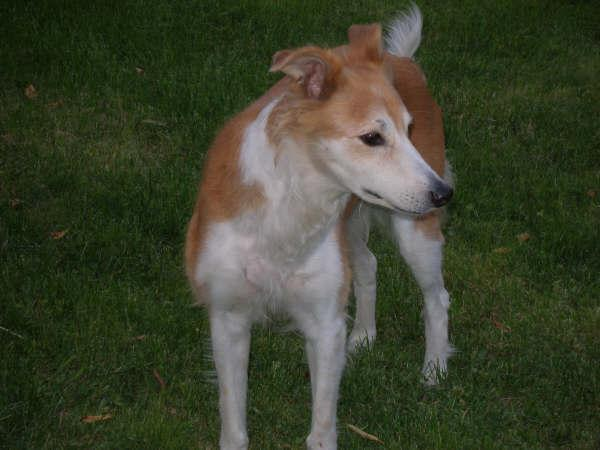
%> input picture 1/Dog.jpg, 600 x 450 px
$ octave image_histogram.m   (GNU Octave 9; MATLAB toolbox functions it lacks are replaced by stand-ins)
%> lines starting %> are read from the running program, lines starting %| are printed output that depends on the picture; in (x1, y1, x2, y2) boxes, pixels count from 0 and x2, y2 are one past the last pixel; in counts of white or black regions, pixels touching at a corner belong together; the program's own positions count from 1
clear all
I = imread('Dog.jpg');
%> I is the input picture: size 450x600x3 uint8; mean R, G, B 59.2, 65.3, 44.4
Im_grey = rgb2gray(I);
figure, imshow(Im_grey);
figure, imhist(Im_grey);
xlabel('Number of bins (256 by default for a greyscale image)')
ylabel('Histogram counts')
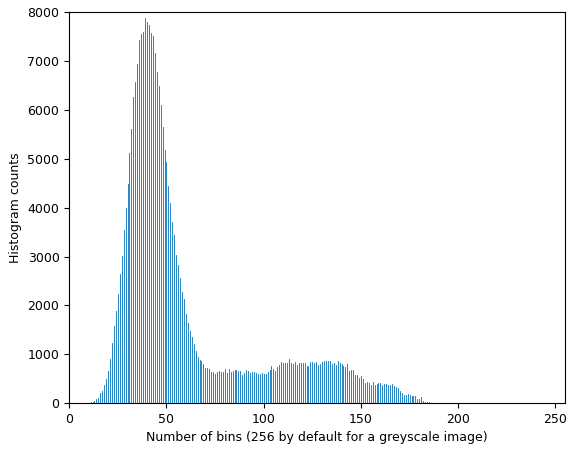
%> figure redrawn from the program's plot data; highest point at x = 39, y = 7868

h = imhist(Im_grey);
%> h = 256 values, max 7868 at index 40, min 0 at index 1, mean 1054.7
h1 = h(1:10:256);
%> h1 = 26 values, max 7790 at index 5, min 0 at index 1, mean 1034.7
horz = 1:10:256;
figure, bar(horz,h1)
figure, plot(h);

r= double(I(:,:,1));
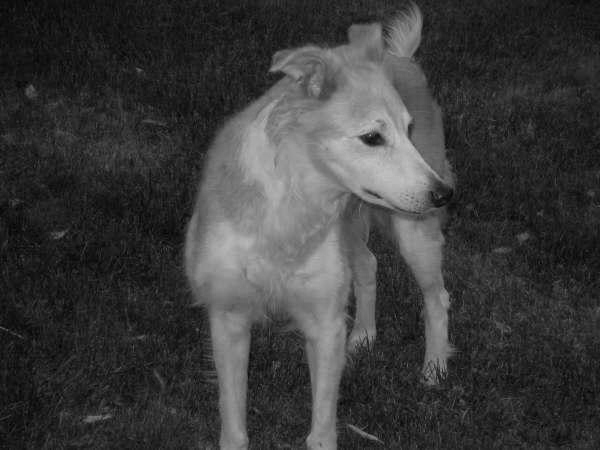
%> r: size 450x600 double; min 0, max 197, mean 59.2
g = double(I(:,:,2));
b = double(I(:,:,3));
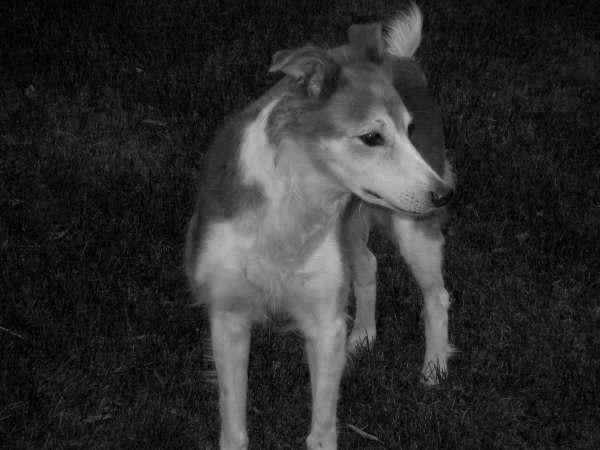
%> b: size 450x600 double; min 0, max 212, mean 44.4
figure, hist(r(:),124)
title('Histogram of the red colour')
%> figure, not shown here; tallest bar 14984 high, from x = 31.77 to 33.36
figure, hist(g(:),124)
title('Histogram of the green colour')
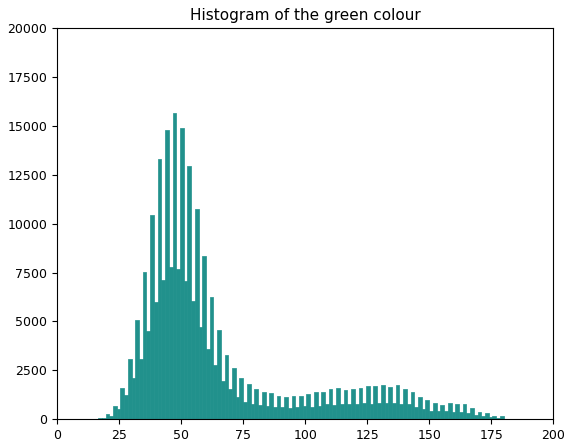
%> figure redrawn from the program's plot data; tallest bar 15633 high, from x = 46.5 to 48
figure, hist(b(:),124)
title('Histogram of the blue colour')
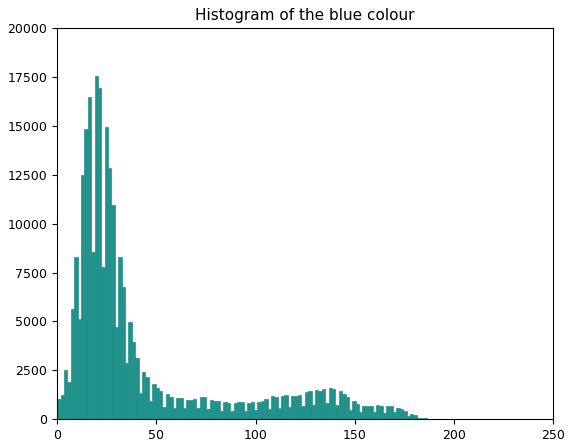
%> figure redrawn from the program's plot data; tallest bar 17546 high, from x = 18.81 to 20.52


for thresholdValue = 50:50:200;
    thresholdNormalised = thresholdValue / 255;
    ImBinary = im2bw(I, thresholdNormalised);
    figure, imshow(ImBinary);
end
%> this loop made 4 passes
%> pass 1, `ImBinary = im2bw(I, thresholdNormalised);`:
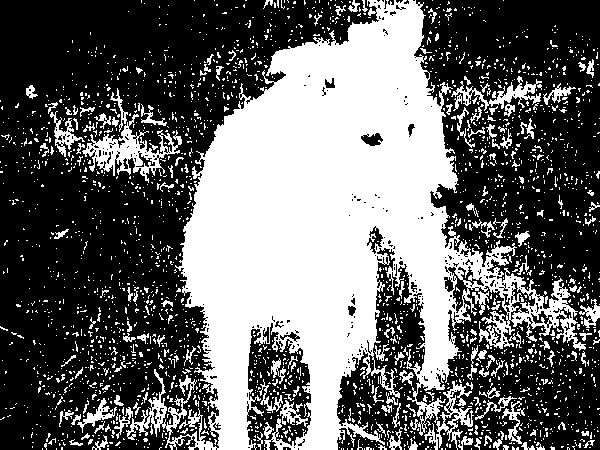
%> ImBinary: size 450x600 logical; 40.2% white; 2489 white regions (2315 under 20 px), largest, box (x1, y1, x2, y2) and area: (126, 0, 586, 450) 85459, (82, 114, 182, 183) 2105, (424, 381, 474, 450) 936
%> pass 3, `ImBinary = im2bw(I, thresholdNormalised);`:
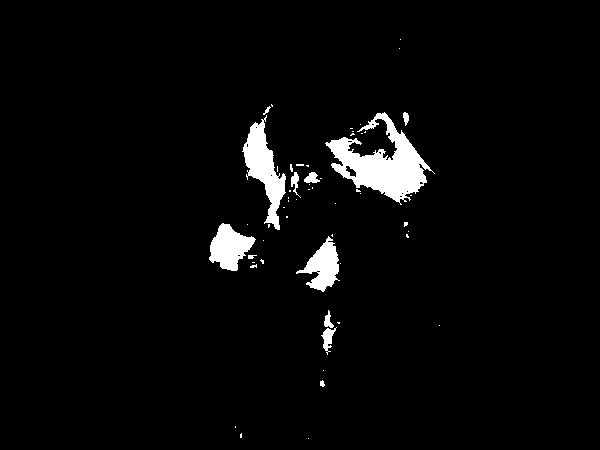
%> ImBinary: size 450x600 logical; 3.5% white; 56 white regions (44 under 20 px), largest, box (x1, y1, x2, y2) and area: (325, 112, 435, 205) 4084, (242, 115, 286, 230) 2005, (209, 223, 256, 271) 1310
